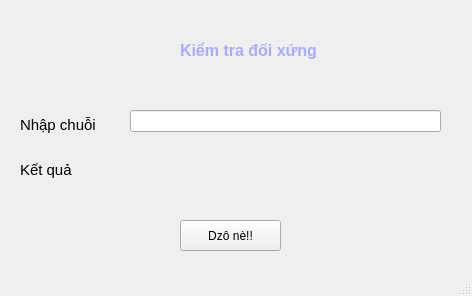
<?xml version="1.0" encoding="UTF-8"?>
<ui version="4.0">
 <class>MainWindow</class>
 <widget class="QMainWindow" name="MainWindow">
  <property name="geometry">
   <rect>
    <x>0</x>
    <y>0</y>
    <width>472</width>
    <height>296</height>
   </rect>
  </property>
  <property name="windowTitle">
   <string>Palindrome</string>
  </property>
  <widget class="QWidget" name="centralwidget">
   <widget class="QLabel" name="label">
    <property name="geometry">
     <rect>
      <x>180</x>
      <y>10</y>
      <width>211</width>
      <height>81</height>
     </rect>
    </property>
    <property name="text">
     <string>&lt;html&gt;&lt;head/&gt;&lt;body&gt;&lt;p&gt;&lt;span style=&quot; font-size:12pt; font-weight:600; color:#aaaaff;&quot;&gt;Kiểm tra đối xứng&lt;/span&gt;&lt;/p&gt;&lt;/body&gt;&lt;/html&gt;</string>
    </property>
   </widget>
   <widget class="QLabel" name="label_2">
    <property name="geometry">
     <rect>
      <x>20</x>
      <y>110</y>
      <width>101</width>
      <height>31</height>
     </rect>
    </property>
    <property name="text">
     <string>&lt;html&gt;&lt;head/&gt;&lt;body&gt;&lt;p&gt;&lt;span style=&quot; font-size:11pt;&quot;&gt;Nhập chuỗi&lt;/span&gt;&lt;/p&gt;&lt;/body&gt;&lt;/html&gt;</string>
    </property>
   </widget>
   <widget class="QLineEdit" name="lineEdit">
    <property name="geometry">
     <rect>
      <x>130</x>
      <y>110</y>
      <width>311</width>
      <height>22</height>
     </rect>
    </property>
   </widget>
   <widget class="QLabel" name="label_3">
    <property name="geometry">
     <rect>
      <x>20</x>
      <y>160</y>
      <width>101</width>
      <height>21</height>
     </rect>
    </property>
    <property name="text">
     <string>&lt;html&gt;&lt;head/&gt;&lt;body&gt;&lt;p&gt;&lt;span style=&quot; font-size:11pt;&quot;&gt;Kết quả&lt;/span&gt;&lt;/p&gt;&lt;/body&gt;&lt;/html&gt;</string>
    </property>
   </widget>
   <widget class="QLabel" name="label_4">
    <property name="geometry">
     <rect>
      <x>180</x>
      <y>160</y>
      <width>111</width>
      <height>31</height>
     </rect>
    </property>
    <property name="text">
     <string>&lt;html&gt;&lt;head/&gt;&lt;body&gt;&lt;p align=&quot;center&quot;&gt;&lt;br/&gt;&lt;/p&gt;&lt;/body&gt;&lt;/html&gt;</string>
    </property>
   </widget>
   <widget class="QPushButton" name="pushButton">
    <property name="geometry">
     <rect>
      <x>180</x>
      <y>220</y>
      <width>101</width>
      <height>31</height>
     </rect>
    </property>
    <property name="font">
     <font>
      <pointsize>9</pointsize>
     </font>
    </property>
    <property name="text">
     <string>Dzô nè!!</string>
    </property>
   </widget>
  </widget>
  <widget class="QStatusBar" name="statusbar"/>
 </widget>
 <resources/>
 <connections/>
</ui>
